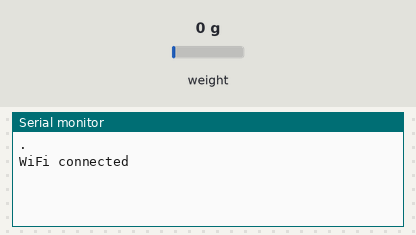
Recording of a sketch running on a simulated ESP8266 (NodeMCU). On the bench: the last lines printed to the serial monitor. Inputs (shaded band) come from the test bench; at power-on: weight on the scale 0 g. WiFi joins after 1.5 s; servers stay silent unless stated.

Above: at 8.0 s.
8.1 s: weight on the scale set to 100 g
At 9.8 s:
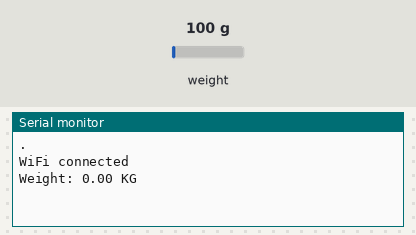
13.3 s: weight on the scale set to 1250 g
At 14.9 s:
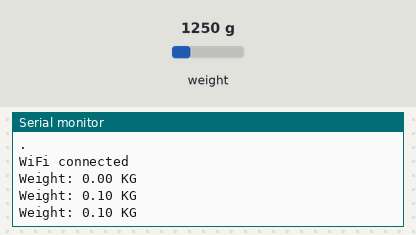
Timing chart, 0 to 16.4 s (numbered marks = the images above; inputs shaded):
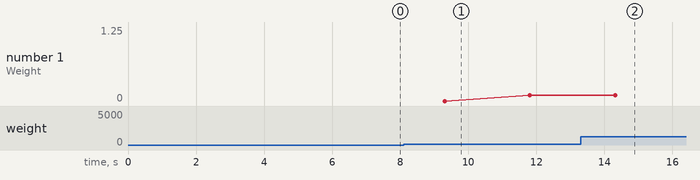

The sketch:

sketch_jun22a.ino
```cpp
#include <ESP8266WiFi.h>
#include "HX711.h"
#define BLYNK_PRINT Serial
#include <Blynk.h>
#include <BlynkSimpleEsp8266.h>
#include <Wire.h>
#include <LiquidCrystal_I2C.h>
LiquidCrystal_I2C lcd(0x27, 16, 2);
#define BLYNK_PRINT Serial

const char *ssid = "Alexahome"; // replace with your wifi ssid and wpa2 key
const char *pass = "12345678";
char auth[] = "hePTG-hzhuAzU2h59R90SjQUc98u2Kpb";    // You should get Auth Token in the Blynk App.

WiFiClient client;

HX711 scale(D5, D6);

//int rbutton = D4; // this button will be used to reset the scale to 0.
float weight;
float calibration_factor = -101525; // for me this vlaue works just perfect 419640

void setup()
{
  Serial.begin(115200);
  //pinMode(rbutton, INPUT_PULLUP);
  scale.set_scale();
  scale.tare(); //Reset the scale to 0
  long zero_factor = scale.read_average(); //Get a baseline reading
  Blynk.begin(auth, ssid, pass);
  Wire.begin(D2, D1);
  /*lcd.begin();
  lcd.setCursor(6,0);
  lcd.print("IOT");
  lcd.setCursor(1,1);
  lcd.print("Weighing Scale");
  delay(3000);
  lcd.clear();

  lcd.print("Connecting Wifi");*/

  WiFi.begin(ssid, pass);
  {
  delay(1000);
  Serial.print(".");
 // lcd.clear();
  }
  Serial.println("");
  Serial.println("WiFi connected");
 // lcd.clear();
  //lcd.print("WiFi connected");

  delay(2000);
}

void loop(){

  Blynk.run();
  scale.set_scale(calibration_factor); //Adjust to this calibration factor
  weight = scale.get_units(5);

  lcd.setCursor(0, 0);
  lcd.print("Measured Weight");
  lcd.setCursor(0, 1);
  lcd.print(weight);
  lcd.print(" KG  ");
  Blynk.virtualWrite(V3, weight);
  delay(2000);
  //lcd.clear();

  Serial.print("Weight: ");
  Serial.print(weight);
  Serial.println(" KG");
  Serial.println();


/*  if ( digitalRead(rbutton) == LOW)
{
  scale.set_scale();
  scale.tare(); //Reset the scale to 0
}*/

}
```

Measured:
- plotted number 1: 0.1 → 1.25 after the input at 13.3 s
